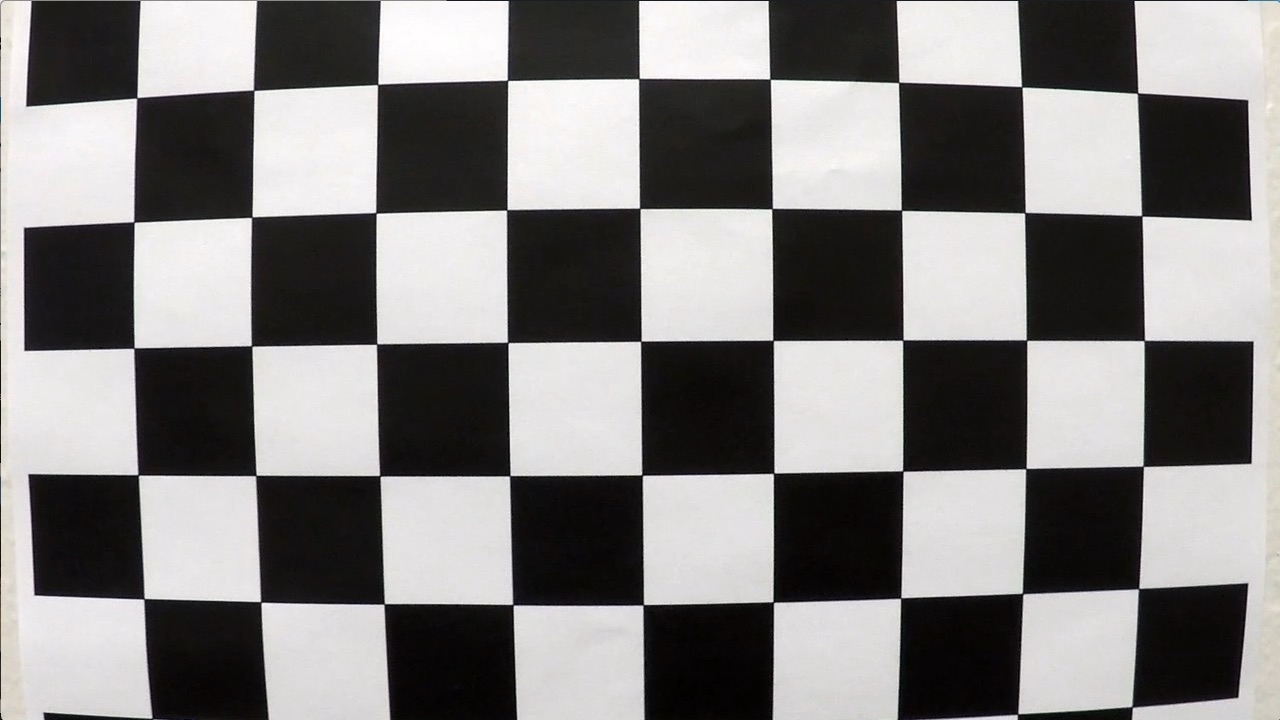
#> input picture camera_cal/calibration1.jpg, 1280 x 720 px; its folder holds 4 pictures in this run
$ python cameracalibration.py
#> lines starting #> are read from the running program, lines starting #| are printed output that depends on the picture; after the words box and inside, x2 and y2 are one past the last pixel; in counts of white or black regions, pixels touching at a corner belong together
import numpy as np
import cv2
import matplotlib.pyplot as plt
import matplotlib.image as mpimg

imgpoints = [] # 2D points in image plane
objpoints = [] # 3D points in real world space

objp = np.zeros((6*9,3),np.float32)
objp[:,:2] = np.mgrid[0:9, 0:6].T.reshape(-1,2) # x, y coordinate

corner_images = []
def draw_corners(chessimage):

#> called with chessimage = 'camera_cal/calibration1.jpg'
    nx = 9
    ny = 6

    img = cv2.imread(chessimage)
#> img is the input picture: shape (720, 1280, 3); mean B, G, R 127.8, 128.4, 130.1

    gray = cv2.cvtColor(img, cv2.COLOR_BGR2GRAY)

    ret, corners = cv2.findChessboardCorners(gray, (nx, ny), None)
#> ret = False; corners = None
    if ret == True:
        imgpoints.append(corners)
        objpoints.append(objp)
        cv2.drawChessboardCorners(img, (nx, ny), corners, ret)
        corner_images.append(img)
    else:
        corner_images.append(img)

import os

for file in os.listdir("camera_cal/"):
    draw_corners("camera_cal/"+file)
#> pass 2 of the loop `for file in os.listdir("camera_cal/"):`:
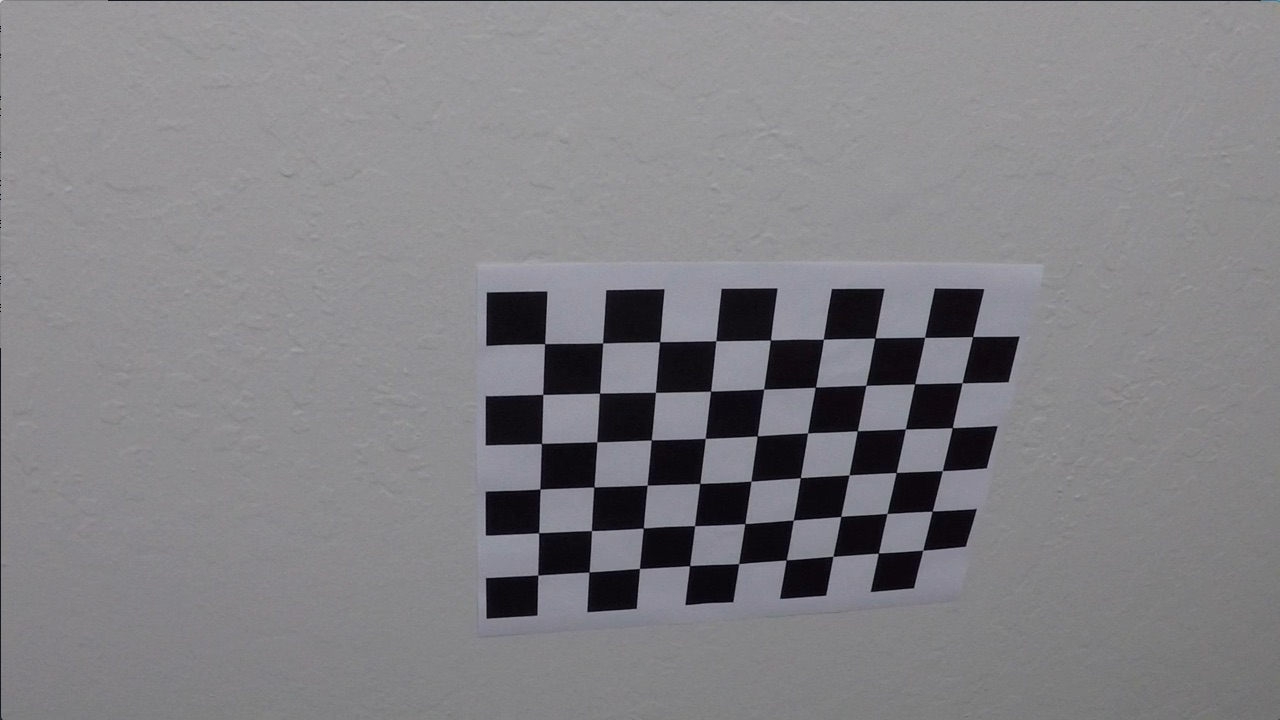
#> input picture camera_cal/calibration10.jpg, 1280 x 720 px
#> in draw_corners, img is the input picture: shape (720, 1280, 3); mean B, G, R 133.1, 129.4, 130.2
#> in draw_corners (call 2), `ret, corners = cv2.findChessboardCorners(gray, (nx, ny), None)`: ret = True; corners = 54 rows, first 8: [545.3, 343.1], [602.7, 342.8], [660.1, 341.3], [715.8, 340.7], [770.6, 340], [823.5, 339.2], [874.3, 338.5], [925.1, 337.4]
#> in draw_corners (call 2), `cv2.drawChessboardCorners(img, (nx, ny), corners, ret)`:
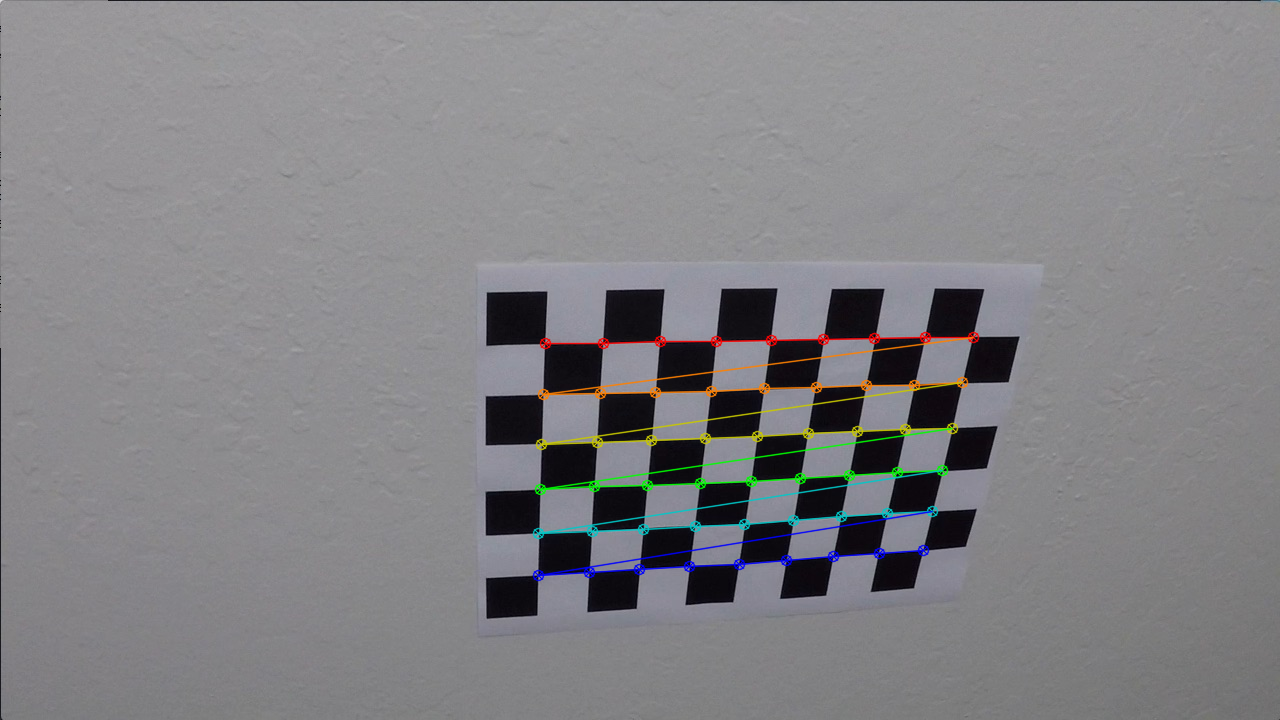
#> img: shape (720, 1280, 3); 1.91% of pixels changed, all inside (x1, y1, x2, y2) = (532, 331, 980, 582)
#> pass 3 of the loop `for file in os.listdir("camera_cal/"):`:
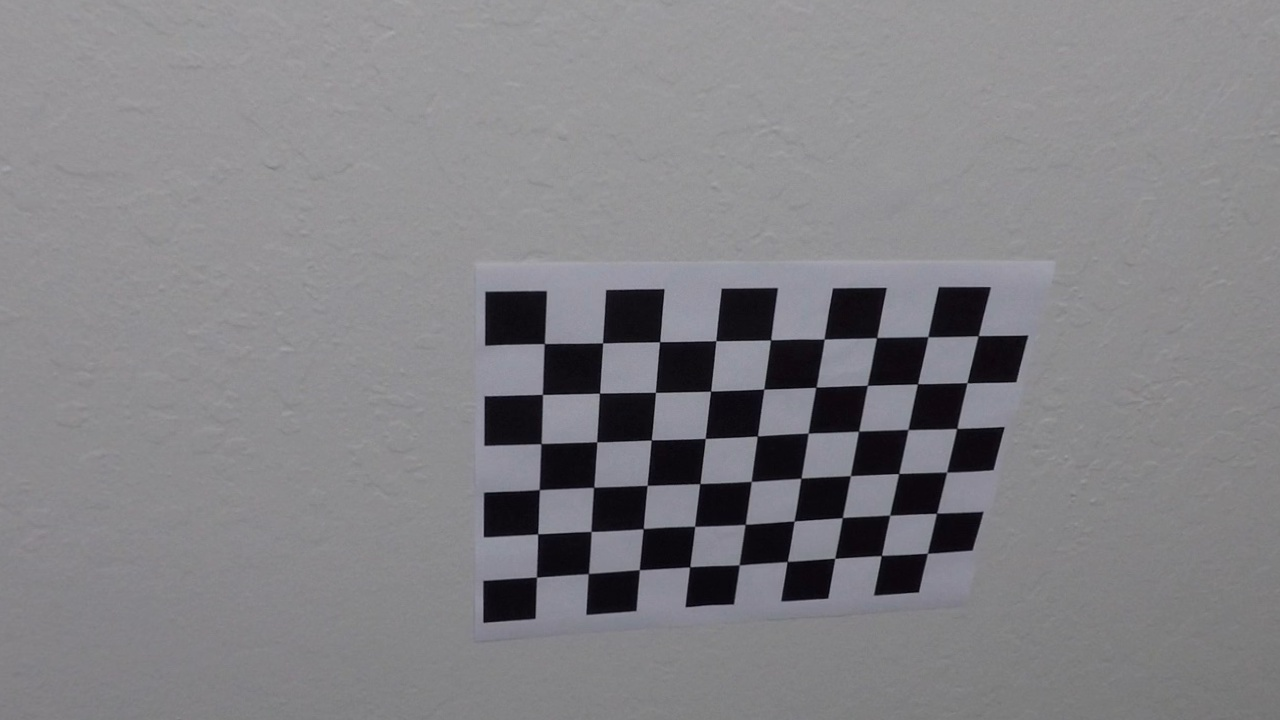
#> input picture camera_cal/calibration10u.jpg, 1280 x 720 px
#> in draw_corners, img is the input picture: shape (720, 1280, 3); mean B, G, R 133.4, 129.6, 130.5
#> corners = 54 rows, first 8: [545.3, 342.6], [602.5, 342.7], [658.8, 342.3], [715.9, 340.6], [769.8, 340.5], [824.5, 339.4], [875.5, 338.5], [928.5, 337.3]
#> in draw_corners (call 3), `cv2.drawChessboardCorners(img, (nx, ny), corners, ret)`:
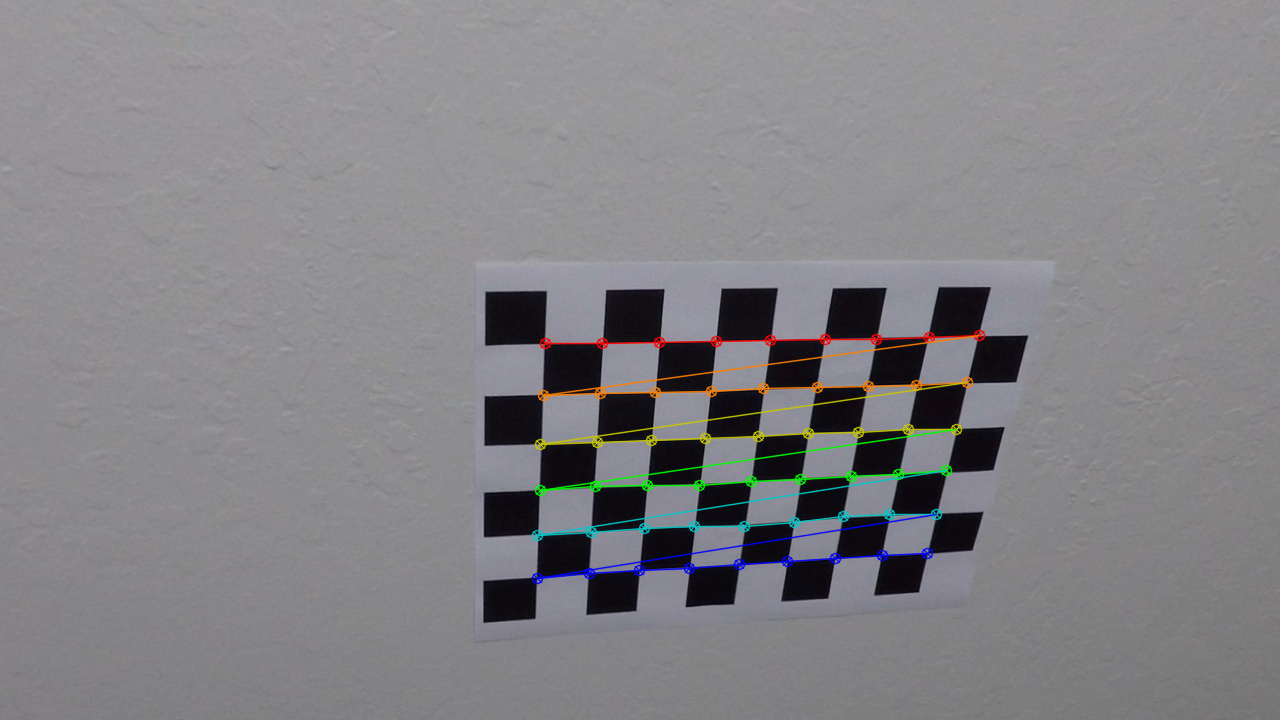
#> img: shape (720, 1280, 3); 1.92% of pixels changed, all inside (x1, y1, x2, y2) = (531, 329, 986, 585)
#> the loop made 4 passes; the first 3 are shown

corner_frame = plt.figure(figsize=(18,9))

for i in range(0, len(corner_images)):
    axis = corner_frame.add_subplot(4,5,i+1)
    plt.xticks(np.array([]))
    plt.yticks(np.array([]))
    axis.imshow(corner_images[i])
#> this loop made 4 passes
corner_frame.tight_layout(h_pad=0, w_pad=0)
corner_frame.savefig('corners.png')
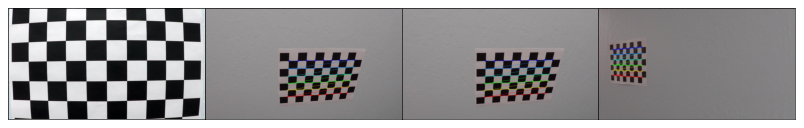
#> figure drawn by matplotlib, 4 panels; B, G, R data is drawn as R, G, B

#ret, mtx, dist, rvecs, tvecs = cv2.calibrateCamera(objpoints, imgpoints, gray.shape[::-1], None, None)
#dst = cv2.undistort(img, mtx, dist, None, mtx)

undistorted_images = []

def undistort_img(path, imgname, objpoints, imgpoints):
#> called with path = 'camera_cal', imgname = 'calibration1.jpg'
    img = cv2.imread(path+"/"+imgname)
    ret, mtx, dist, rvecs, tvecs = cv2.calibrateCamera(objpoints, imgpoints, img.shape[0:2], None, None)
#> ret = 1.09; mtx = [[1537.2, 0, 406], [0, 1649.7, 527.7], [0, 0, 1]]; dist = [[-1.3, 4.12, -0.0312, 0.0567, -7.86]]; rvecs = ([0.716, -0.0111, -0.035], [0.719, -0.00213, -0.0355], [0.191, 0.604, 0.0326]); tvecs = ([2.37, -2.91, 26.32], [2.32, -2.9, 26.08], [-10, -7.55, 44.49])
    undist = cv2.undistort(img, mtx, dist, None, mtx)
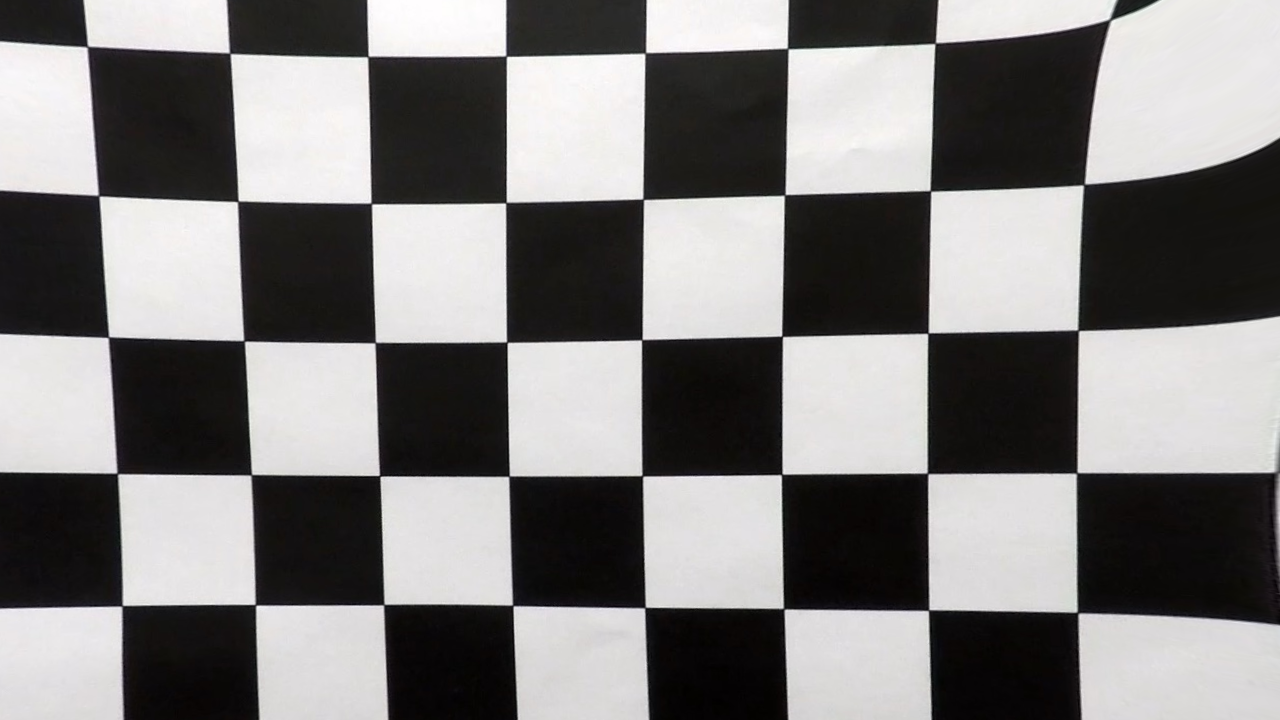
#> undist: shape (720, 1280, 3); mean B, G, R 125.1, 125.5, 127.1
    cv2.imwrite(path+"/"+imgname[0:imgname.find('.')]+"u.jpg", undist)
    undistorted_images.append(undist)

import os

for file in os.listdir("camera_cal/"):
    undistort_img("camera_cal",file, objpoints, imgpoints)
#> pass 2 of the loop `for file in os.listdir("camera_cal/"):`:
#> in undistort_img (call 2), `undist = cv2.undistort(img, mtx, dist, None, mtx)`:
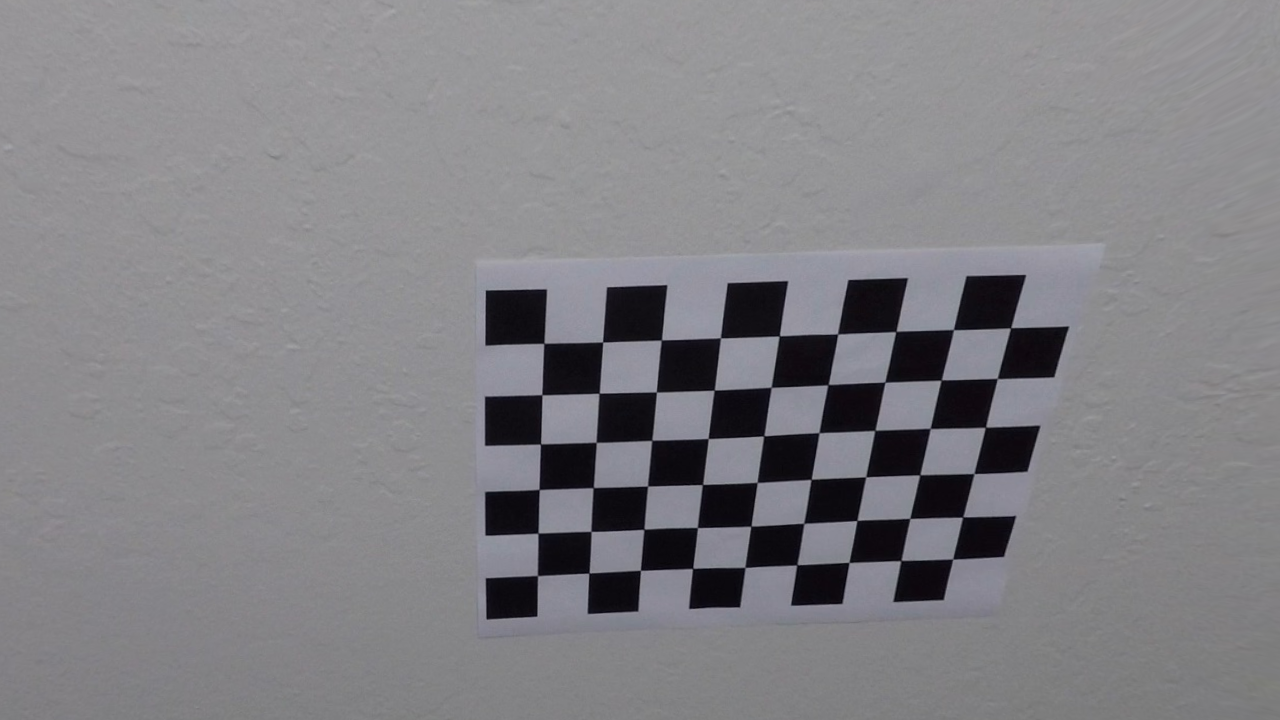
#> undist: shape (720, 1280, 3); mean B, G, R 132.6, 128.6, 129.5
#> pass 3 of the loop `for file in os.listdir("camera_cal/"):`:
#> in undistort_img (call 3), `undist = cv2.undistort(img, mtx, dist, None, mtx)`:
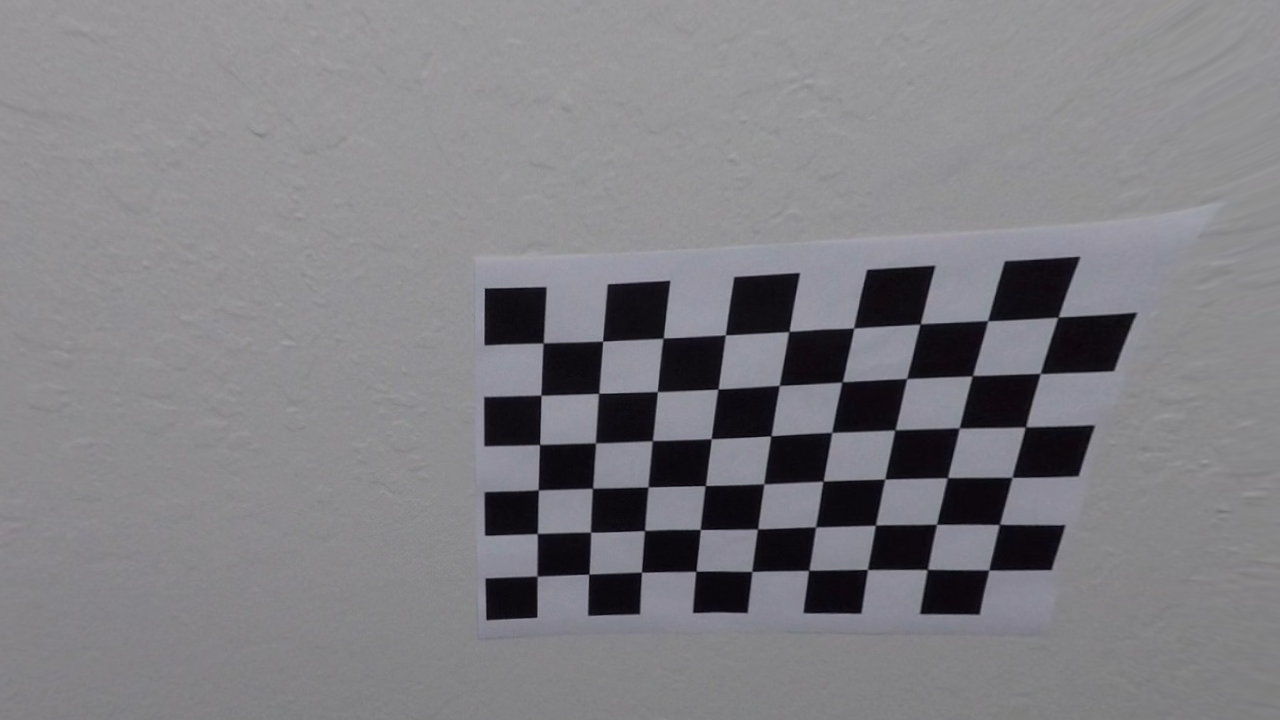
#> undist: shape (720, 1280, 3); mean B, G, R 131.3, 127, 127.8
#> the loop made 4 passes; the first 3 are shown

undistorted_frame = plt.figure(figsize=(18,9))

for i in range(0, len(undistorted_images)):
    axis = undistorted_frame.add_subplot(4,5,i+1)
    plt.xticks(np.array([]))
    plt.yticks(np.array([]))
    axis.imshow(undistorted_images[i])
undistorted_frame.tight_layout(h_pad=0, w_pad=0)
undistorted_frame.savefig('undistorted_images.png')
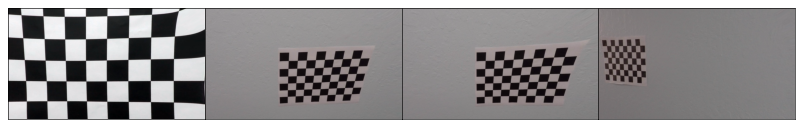
#> figure drawn by matplotlib, 4 panels; B, G, R data is drawn as R, G, B
